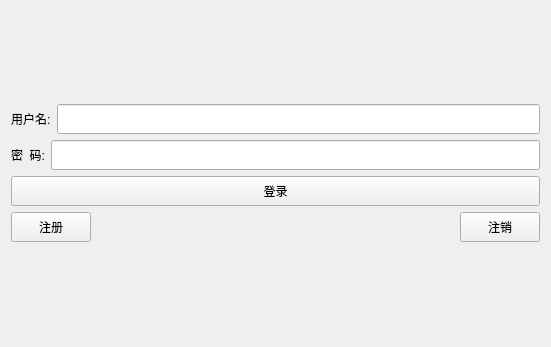
<?xml version="1.0" encoding="UTF-8"?>
<ui version="4.0">
 <class>TcpClient</class>
 <widget class="QWidget" name="TcpClient">
  <property name="geometry">
   <rect>
    <x>0</x>
    <y>0</y>
    <width>551</width>
    <height>347</height>
   </rect>
  </property>
  <property name="windowTitle">
   <string>TcpClient</string>
  </property>
  <layout class="QVBoxLayout" name="verticalLayout_2">
   <item>
    <layout class="QVBoxLayout" name="verticalLayout">
     <item>
      <layout class="QHBoxLayout" name="horizontalLayout_2">
       <item>
        <widget class="QLabel" name="name_lab">
         <property name="minimumSize">
          <size>
           <width>0</width>
           <height>30</height>
          </size>
         </property>
         <property name="text">
          <string>用户名:</string>
         </property>
        </widget>
       </item>
       <item>
        <widget class="QLineEdit" name="name_le">
         <property name="minimumSize">
          <size>
           <width>0</width>
           <height>30</height>
          </size>
         </property>
        </widget>
       </item>
      </layout>
     </item>
     <item>
      <layout class="QHBoxLayout" name="horizontalLayout_3">
       <item>
        <widget class="QLabel" name="pwd_lab">
         <property name="minimumSize">
          <size>
           <width>0</width>
           <height>30</height>
          </size>
         </property>
         <property name="text">
          <string>密  码:</string>
         </property>
        </widget>
       </item>
       <item>
        <widget class="QLineEdit" name="pwd_le">
         <property name="minimumSize">
          <size>
           <width>0</width>
           <height>30</height>
          </size>
         </property>
         <property name="echoMode">
          <enum>QLineEdit::Password</enum>
         </property>
        </widget>
       </item>
      </layout>
     </item>
     <item>
      <widget class="QPushButton" name="login_pb">
       <property name="minimumSize">
        <size>
         <width>0</width>
         <height>30</height>
        </size>
       </property>
       <property name="text">
        <string>登录</string>
       </property>
      </widget>
     </item>
     <item>
      <layout class="QHBoxLayout" name="horizontalLayout">
       <item>
        <widget class="QPushButton" name="regist_pb">
         <property name="minimumSize">
          <size>
           <width>0</width>
           <height>30</height>
          </size>
         </property>
         <property name="text">
          <string>注册</string>
         </property>
        </widget>
       </item>
       <item>
        <spacer name="horizontalSpacer">
         <property name="orientation">
          <enum>Qt::Horizontal</enum>
         </property>
         <property name="sizeHint" stdset="0">
          <size>
           <width>40</width>
           <height>20</height>
          </size>
         </property>
        </spacer>
       </item>
       <item>
        <widget class="QPushButton" name="logout_pb">
         <property name="minimumSize">
          <size>
           <width>0</width>
           <height>30</height>
          </size>
         </property>
         <property name="text">
          <string>注销</string>
         </property>
        </widget>
       </item>
      </layout>
     </item>
    </layout>
   </item>
  </layout>
 </widget>
 <resources/>
 <connections/>
</ui>
